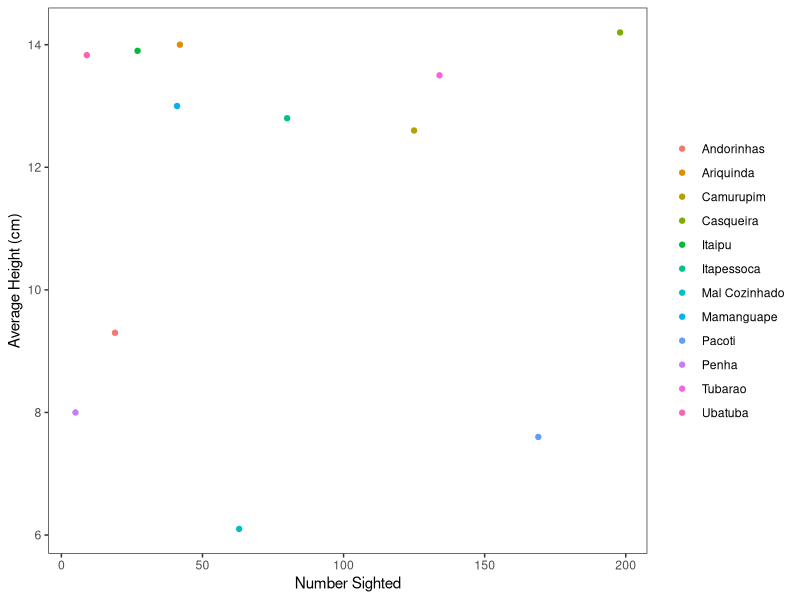

Generate this figure with R:
## ---- chunk 1
library(dplyr)
library(ggplot2)
library(tidyverse)
## ---- chunk 2
Hippocampus_reidi_Brazil <- read.csv("../raw_data/Hippocampus_reidi_Brazil.csv")
head(Hippocampus_reidi_Brazil)
## ---- chunk 3
new_data <- select(Hippocampus_reidi_Brazil, Location, Number_Sighted, Average_Height_cm) 
   

knitr::kable(head(new_data))
## ---- chunk 4
ggplot(data = new_data) + 
  geom_point(mapping = aes(x = Number_Sighted, y = Average_Height_cm, color = Location)) +
  theme_bw() +
  theme(panel.grid.major = element_blank(), panel.grid.minor = element_blank()) +
  xlab("Number Sighted") +
  ylab("Average Height (cm)") +
  theme(legend.title = element_blank()) 
